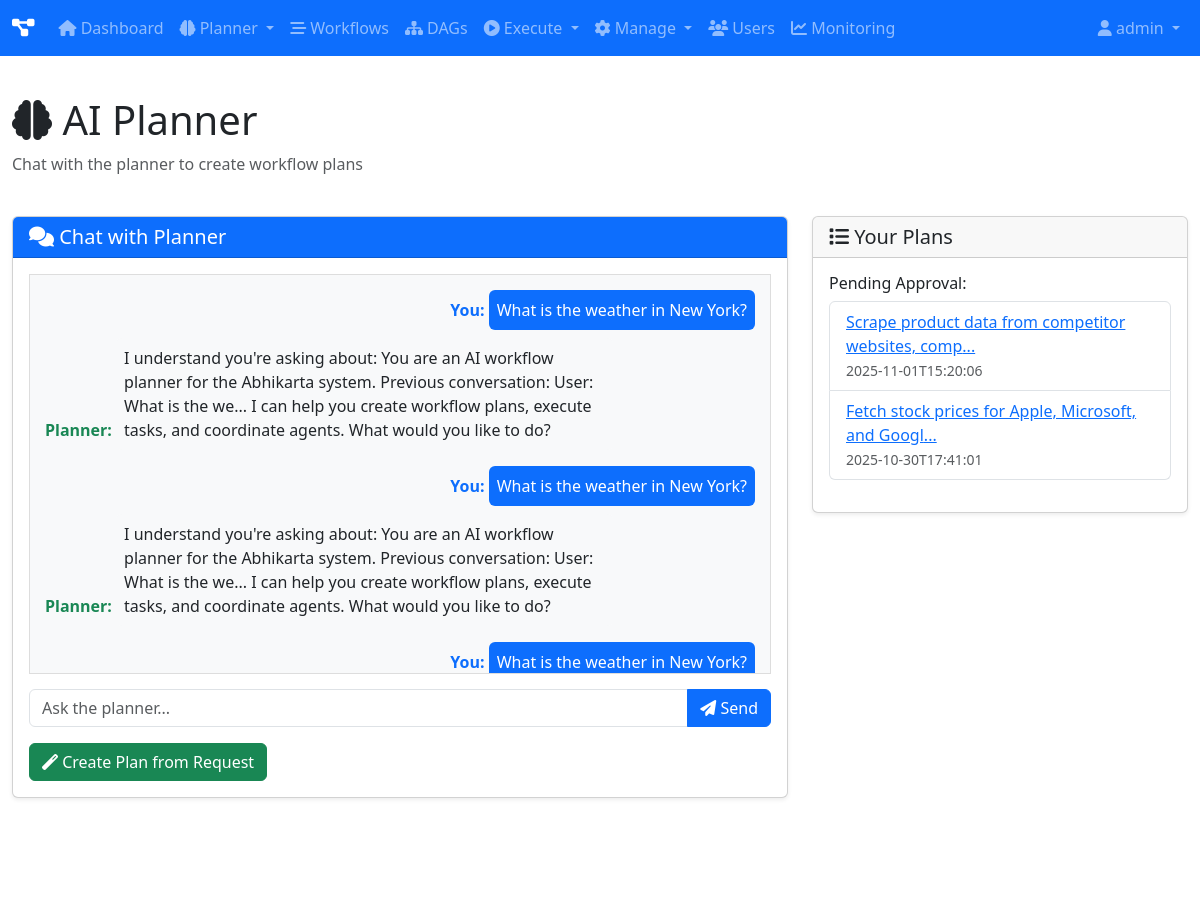
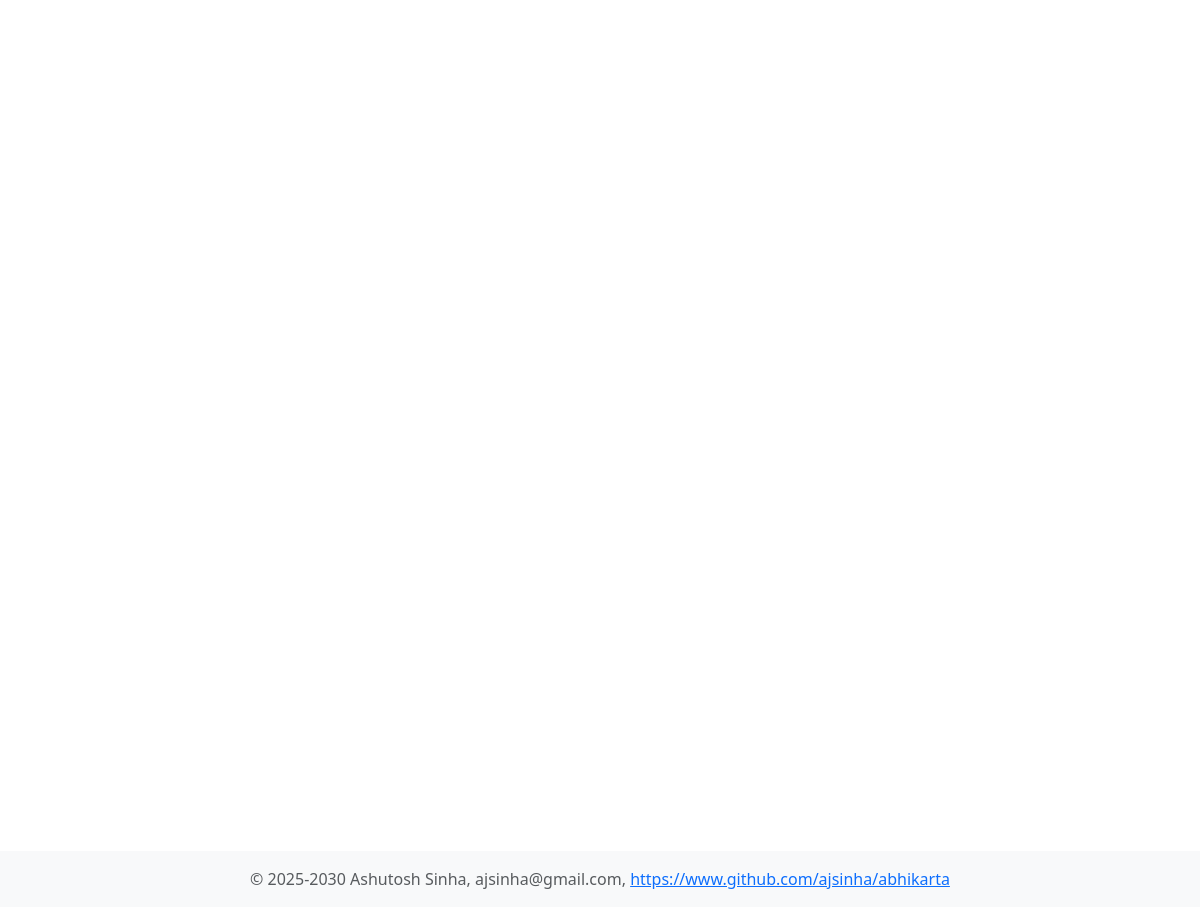
Screenshot of /planner (signed in) with the database file from the repository (2 pictures, top to bottom).
### tables this page shows
CREATE TABLE planner_conversations (
            conversation_id TEXT PRIMARY KEY,
            user_id TEXT NOT NULL,
            message TEXT,
            response TEXT,
            created_at TEXT DEFAULT CURRENT_TIMESTAMP
        );

CREATE TABLE plans (
            plan_id TEXT PRIMARY KEY,
            user_id TEXT NOT NULL,
            request TEXT,
            plan_json TEXT,
            status TEXT DEFAULT 'pending_approval',
            created_at TEXT DEFAULT CURRENT_TIMESTAMP,
            approved_at TEXT,
            rejected_at TEXT,
            rejection_reason TEXT
        );

### web/app1.py (the view)
@app.route('/planner')
@login_required
def planner_page():
    user = user_registry.get_user(session['user_id'])
    conversations = planner.get_conversation_history(user.user_id, limit=20)
    plans = planner.get_user_plans(user.user_id)
    pending_plans = [p for p in plans if p['status'] == 'pending_approval']
    return render_template('planner.html',
                         user=user,
                         conversations=conversations,
                         pending_plans=pending_plans)

### core/user_registry.py (called while the page is built)
    def is_admin(self) -> bool:
        return self.role == 'admin'

    def get_user(self, user_id: str) -> Optional[User]:
        return self._users.get(user_id)

### db/database.py (called while the page is built)
    @contextmanager
    def get_connection(self):
        conn = None
        try:
            if self.db_type == 'sqlite':
                conn = sqlite3.connect(self.db_path)
                conn.row_factory = sqlite3.Row
            elif self.db_type == 'postgresql':
                import psycopg2
                import psycopg2.extras
                conn = psycopg2.connect(**self.pg_params)
                conn.cursor_factory = psycopg2.extras.RealDictCursor
            yield conn
            conn.commit()
        except Exception as e:
            if conn:
                conn.rollback()
            raise e
        finally:
            if conn:
                conn.close()

    def fetchall(self, query: str, params: Tuple = ()) -> List[Dict[str, Any]]:
        with self.get_connection() as conn:
            cursor = conn.cursor()
            cursor.execute(query, params)
            rows = cursor.fetchall()
            return [dict(row) for row in rows]

### web/app1.py (called while the page is built)
def login_required(f):
    @wraps(f)
    def decorated_function(*args, **kwargs):
        if 'user_id' not in session:
            return redirect(url_for('login'))
        return f(*args, **kwargs)
    return decorated_function

### workflows/dag/planner.py (called while the page is built)
    def get_user_plans(self, user_id: str) -> List[Dict[str, Any]]:
        plans = self.db.fetchall(
            "SELECT * FROM plans WHERE user_id = ? ORDER BY created_at DESC",
            (user_id,)
        )
        return plans

    def get_conversation_history(self, user_id: str, limit: int = 10) -> List[Dict[str, Any]]:
        conversations = self.db.fetchall(
            "SELECT * FROM planner_conversations WHERE user_id = ? ORDER BY created_at DESC LIMIT ?",
            (user_id, limit)
        )
        return conversations

### web/templates/planner.html (shortened to what this page needs)
{% extends "base.html" %}
{% block content %}
<div class="row mb-4">
    <div class="col">
        <h1><i class="fas fa-brain"></i> AI Planner</h1>
        <p class="text-muted">Chat with the planner to create workflow plans</p>
    </div>
</div>
<div class="row">
    <div class="col-md-8">
        <div class="card">
            <div class="card-header bg-primary text-white">
                <h5 class="mb-0"><i class="fas fa-comments"></i> Chat with Planner</h5>
            </div>
            <div class="card-body">
                <div id="chatMessages" style="height: 400px; overflow-y: auto; border: 1px solid #ddd; padding: 15px; margin-bottom: 15px; background: #f8f9fa;">
                    {% for conv in conversations | reverse %}
                    <div class="mb-3">
                        <div class="text-end">
                            <strong class="text-primary">You:</strong>
                            <div class="bg-primary text-white p-2 rounded d-inline-block" style="max-width: 70%;">
                                {{ conv.message }}
                            </div>
                        </div>
                        <div class="text-start mt-2">
                            <strong class="text-success">Planner:</strong>
                            <div class="bg-light p-2 rounded d-inline-block" style="max-width: 70%;">
                                {{ conv.response }}
                            </div>
                        </div>
                    </div>
                    {% endfor %}
                </div>
                <div class="input-group">
                    <input type="text" id="messageInput" class="form-control" placeholder="Ask the planner...">
                    <button class="btn btn-primary" onclick="sendMessage()">
                        <i class="fas fa-paper-plane"></i> Send
                    </button>
                </div>
                <div class="mt-3">
                    <a href="{{ url_for('create_plan_page') }}" class="btn btn-success">
                        <i class="fas fa-magic"></i> Create Plan from Request
                    </a>
                </div>
            </div>
        </div>
    </div>
    <div class="col-md-4">
        <div class="card">
            <div class="card-header">
                <h5 class="mb-0"><i class="fas fa-list"></i> Your Plans</h5>
            </div>
            <div class="card-body">
                {% if pending_plans %}
                <h6>Pending Approval:</h6>
                <ul class="list-group mb-3">
                    {% for plan in pending_plans %}
                    <li class="list-group-item">
                        <a href="{{ url_for('plan_detail', plan_id=plan.plan_id) }}">
                            {{ plan.request[:50] }}...
                        </a>
                        <br><small class="text-muted">{{ plan.created_at[:19] }}</small>
                    </li>
                    {% endfor %}
                </ul>
                {% else %}
                <p class="text-muted">No pending plans</p>
                {% endif %}
            </div>
        </div>
    </div>
</div>
{% endblock %}

### web/static/css/style.css (style rules this page uses)
body { min-height: 100vh; display: flex; flex-direction: column; }
.card { margin-bottom: 1.5rem; box-shadow: 0 0.125rem 0.25rem rgba(0,0,0,.075); }

### rows the page displays
planner_conversations: message "What is the weather in New York?", response "I understand you're asking about: You are an AI workflow planner for the Abhikarta system. Previous conversation: User: What is the we... I can help you create workflow plans, execute tasks, and coordinate agents. What would you like to do?"
planner_conversations: message "What is the weather in New York?", response "I understand you're asking about: You are an AI workflow planner for the Abhikarta system. Previous conversation: User: What is the we... I can help you create workflow plans, execute tasks, and coordinate agents. What would you like to do?"
planner_conversations: message "What is the weather in New York?"
plans: request "Scrape product data from competitor websites, comp", created_at "2025-11-01T15:20:06"
plans: request "Fetch stock prices for Apple, Microsoft, and Googl", created_at "2025-10-30T17:41:01"

### other values shown
{{ user.username }} "admin"
